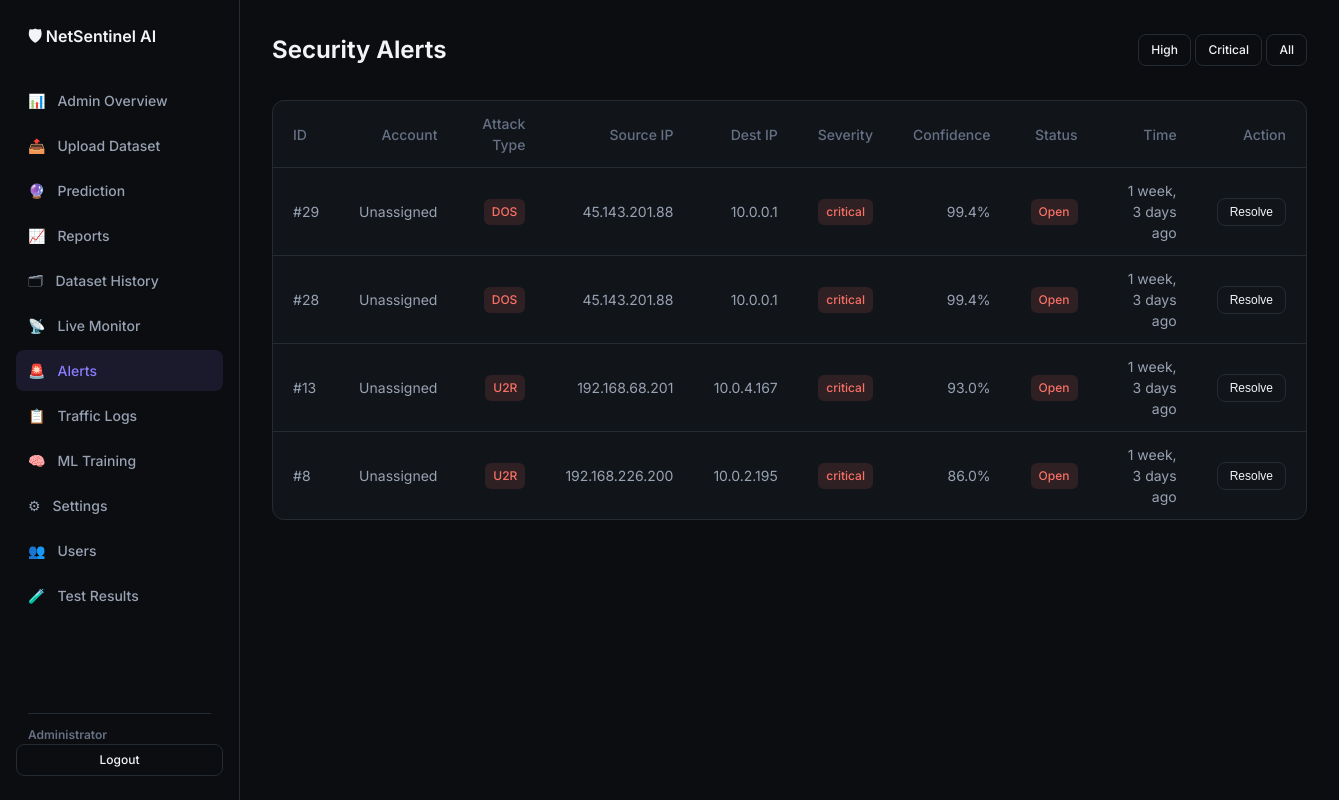
Before: /alerts/?severity=critical (signed in) with the older database file.
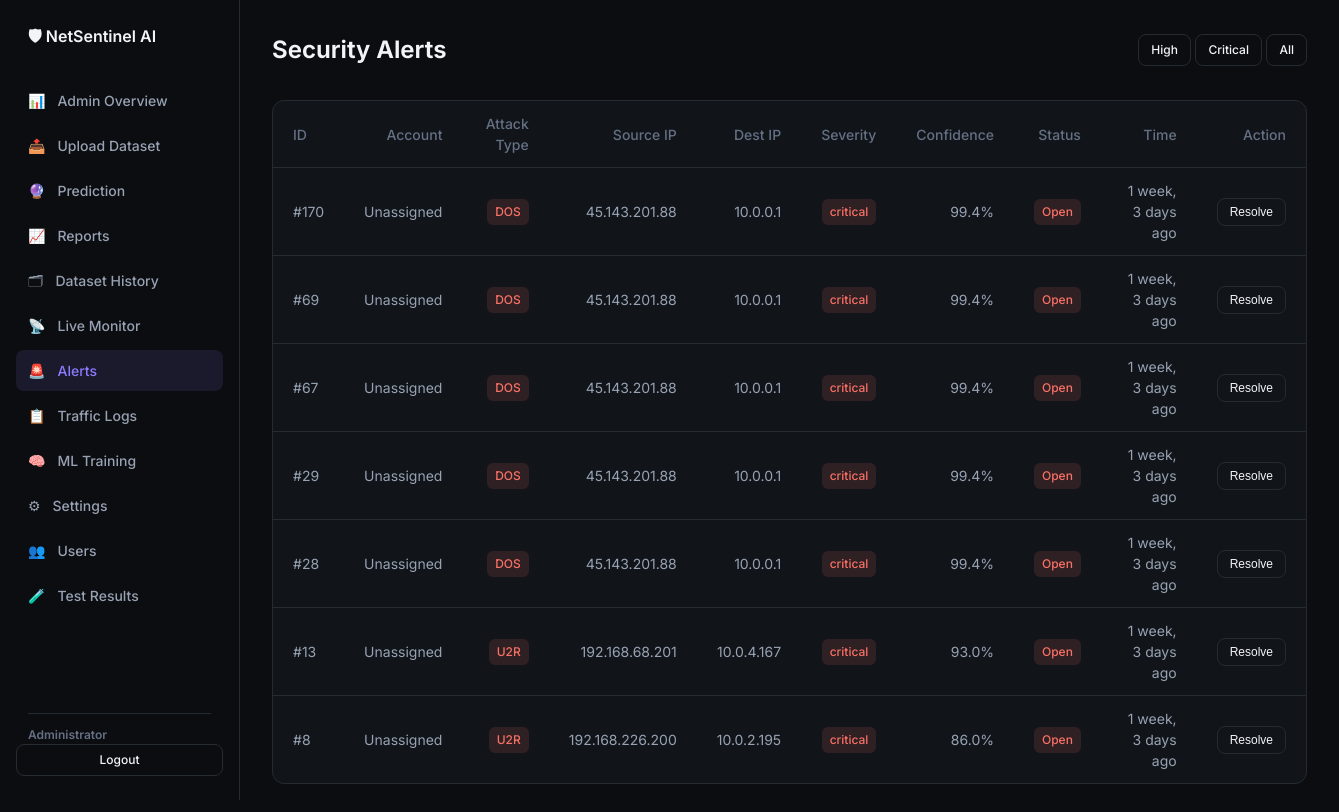
After: the same page with the newer database file.
### ids/models.py (models this page shows, shortened)
class Alert(models.Model):
    SEVERITY_CHOICES = [
        ("low", "Low"),
        ("medium", "Medium"),
        ("high", "High"),
        ("critical", "Critical"),
    ]
    attack_type = models.CharField(max_length=50)
    severity = models.CharField(max_length=20, choices=SEVERITY_CHOICES, default="medium")
    source_ip = models.GenericIPAddressField()
    dest_ip = models.GenericIPAddressField(null=True, blank=True)
    confidence = models.FloatField(default=0.0)
    is_resolved = models.BooleanField(default=False)
    created_at = models.DateTimeField(auto_now_add=True)
    user = models.ForeignKey(User, on_delete=models.SET_NULL, null=True, blank=True, related_name="security_alerts")
    class Meta:
        ordering = ["-created_at"]

### ids/views.py (the view)
# urls.py: path("alerts/", views.alerts_view, name="alerts"),
@login_required
def alerts_view(request):
    alerts = _owned(Alert.objects.all(), request.user)
    severity = request.GET.get("severity")
    if severity:
        alerts = alerts.filter(severity=severity)
    return render(request, "ids/alerts.html", {"alerts": alerts})

### ids/views.py (called while the page is built)
def _is_admin(user):
    return user.is_superuser or getattr(getattr(user, "profile", None), "role", None) == "admin"

def _owned(queryset, user):
    return queryset if _is_admin(user) else queryset.filter(user=user)

### templates/ids/alerts.html (shortened to what this page needs)
{% extends "ids/base.html" %}
{% block content %}
<div class="topbar">
  <h1>Security Alerts</h1>
  <div>
    <a href="?severity=high" class="btn btn-outline btn-sm">High</a>
    <a href="?severity=critical" class="btn btn-outline btn-sm">Critical</a>
    <a href="{% url 'alerts' %}" class="btn btn-outline btn-sm">All</a>
  </div>
</div>
<div class="table-card">
  <table>
    <thead>
      <tr>
        <th>ID</th>{% if user.is_superuser or user.profile.role == "admin" %}<th>Account</th>{% endif %}<th>Attack Type</th><th>Source IP</th><th>Dest IP</th>
        <th>Severity</th><th>Confidence</th><th>Status</th><th>Time</th><th>Action</th>
      </tr>
    </thead>
    <tbody>
      {% for alert in alerts %}
      <tr>
        <td>#{{ alert.id }}</td>
        {% if user.is_superuser or user.profile.role == "admin" %}<td>{{ alert.user.username|default:"Unassigned" }}</td>{% endif %}
        <td><span class="badge badge-threat">{{ alert.attack_type|upper }}</span></td>
        <td>{{ alert.source_ip }}</td>
        <td>{{ alert.dest_ip|default:"—" }}</td>
        <td><span class="badge badge-{{ alert.severity }}">{{ alert.severity }}</span></td>
        <td>{{ alert.confidence|floatformat:1 }}%</td>
        <td>{% if alert.is_resolved %}<span class="badge badge-normal">Resolved</span>{% else %}<span class="badge badge-high">Open</span>{% endif %}</td>
        <td>{{ alert.created_at|timesince }} ago</td>
        <td>
          {% if not alert.is_resolved %}
          <form method="post" action="{% url 'resolve_alert' alert.pk %}" style="display:inline">
            <button type="submit" class="btn btn-sm btn-outline">Resolve</button>
          </form>
          {% endif %}
        </td>
      </tr>
      {% empty %}
      <tr><td colspan="10" style="color:var(--muted);text-align:center;padding:2rem">No alerts detected.</td></tr>
      {% endfor %}
    </tbody>
  </table>
</div>
{% endblock %}

Changed rows visible on the page:
added Alert: id "170", user.username "Unassigned", attack_type "DOS", source_ip "45.143.201.88", dest_ip "10.0.0.1", severity "critical", confidence "99.4", is_resolved "Open", created_at "1 week, 3 days"
added Alert: id "69", user.username "Unassigned", attack_type "DOS", source_ip "45.143.201.88", dest_ip "10.0.0.1", severity "critical", confidence "99.4", is_resolved "Open", created_at "1 week, 3 days"
added Alert: id "67", user.username "Unassigned", attack_type "DOS", source_ip "45.143.201.88", dest_ip "10.0.0.1", severity "critical", confidence "99.4", is_resolved "Open", created_at "1 week, 3 days"
